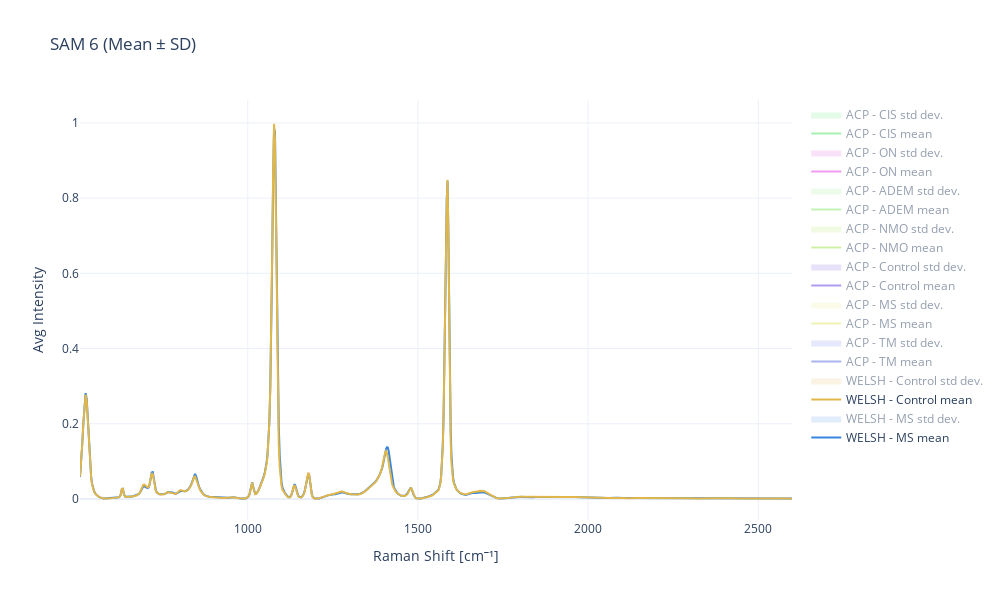

Notebook cell for this chart:
### Code cell
figs[0]

### Figure 1 — Plotly figure (JSON) as saved in the notebook; plotly's stock layout.template omitted (floating-point values rounded to 4 significant figures; data arrays with more than 128 entries replaced by an {"elided": "..."} marker saying what was removed)
{"data": [{"line": {"color": "#3885df"}, "mode": "lines", "name": "WELSH - MS mean", "type": "scatter", "x": {"elided": "920 float values"}, "y": {"elided": "920 float values"}}, {"line": {"width": 0}, "mode": "lines", "showlegend": false, "type": "scatter", "x": {"elided": "920 float values"}, "y": {"elided": "920 float values"}}, {"fill": "tonexty", "fillcolor": "rgba(56, 133, 223, 0.3)", "line": {"width": 0}, "mode": "lines", "name": "WELSH - MS std dev.", "type": "scatter", "visible": "legendonly", "x": {"elided": "920 float values"}, "y": {"elided": "920 float values"}}, {"line": {"color": "#e1b74a"}, "mode": "lines", "name": "WELSH - Control mean", "type": "scatter", "x": {"elided": "920 float values"}, "y": {"elided": "920 float values"}}, {"line": {"width": 0}, "mode": "lines", "showlegend": false, "type": "scatter", "x": {"elided": "920 float values"}, "y": {"elided": "920 float values"}}, {"fill": "tonexty", "fillcolor": "rgba(225, 183, 74, 0.3)", "line": {"width": 0}, "mode": "lines", "name": "WELSH - Control std dev.", "type": "scatter", "visible": "legendonly", "x": {"elided": "920 float values"}, "y": {"elided": "920 float values"}}, {"line": {"color": "#5b69e4"}, "mode": "lines", "name": "ACP - TM mean", "type": "scatter", "visible": "legendonly", "x": {"elided": "920 float values"}, "y": {"elided": "920 float values"}}, {"line": {"width": 0}, "mode": "lines", "showlegend": false, "type": "scatter", "x": {"elided": "920 float values"}, "y": {"elided": "920 float values"}}, {"fill": "tonexty", "fillcolor": "rgba(91, 105, 228, 0.3)", "line": {"width": 0}, "mode": "lines", "name": "ACP - TM std dev.", "type": "scatter", "visible": "legendonly", "x": {"elided": "920 float values"}, "y": {"elided": "920 float values"}}, {"line": {"color": "#dde76d"}, "mode": "lines", "name": "ACP - MS mean", "type": "scatter", "visible": "legendonly", "x": {"elided": "920 float values"}, "y": {"elided": "920 float values"}}, {"line": {"width": 0}, "mode": "lines", "showlegend": false, "type": "scatter", "x": {"elided": "920 float values"}, "y": {"elided": "920 float values"}}, {"fill": "tonexty", "fillcolor": "rgba(221, 231, 109, 0.3)", "line": {"width": 0}, "mode": "lines", "name": "ACP - MS std dev.", "type": "scatter", "visible": "legendonly", "x": {"elided": "920 float values"}, "y": {"elided": "920 float values"}}, {"line": {"color": "#6338df"}, "mode": "lines", "name": "ACP - Control mean", "type": "scatter", "visible": "legendonly", "x": {"elided": "920 float values"}, "y": {"elided": "920 float values"}}, {"line": {"width": 0}, "mode": "lines", "showlegend": false, "type": "scatter", "x": {"elided": "920 float values"}, "y": {"elided": "920 float values"}}, {"fill": "tonexty", "fillcolor": "rgba(99, 56, 223, 0.3)", "line": {"width": 0}, "mode": "lines", "name": "ACP - Control std dev.", "type": "scatter", "visible": "legendonly", "x": {"elided": "920 float values"}, "y": {"elided": "920 float values"}}, {"line": {"color": "#9fe14a"}, "mode": "lines", "name": "ACP - NMO mean", "type": "scatter", "visible": "legendonly", "x": {"elided": "920 float values"}, "y": {"elided": "920 float values"}}, {"line": {"width": 0}, "mode": "lines", "showlegend": false, "type": "scatter", "x": {"elided": "920 float values"}, "y": {"elided": "920 float values"}}, {"fill": "tonexty", "fillcolor": "rgba(159, 225, 74, 0.3)", "line": {"width": 0}, "mode": "lines", "name": "ACP - NMO std dev.", "type": "scatter", "visible": "legendonly", "x": {"elided": "920 float values"}, "y": {"elided": "920 float values"}}, {"line": {"color": "#b05be4"}, "mode": "lines", "name": "ACP - None mean", "type": "scatter", "visible": "legendonly", "x": [], "y": []}, {"line": {"width": 0}, "mode": "lines", "showlegend": false, "type": "scatter", "x": [], "y": []}, {"fill": "tonexty", "fillcolor": "rgba(176, 91, 228, 0.3)", "line": {"width": 0}, "mode": "lines", "name": "ACP - None std dev.", "type": "scatter", "visible": "legendonly", "x": [], "y": []}, {"line": {"color": "#85e76d"}, "mode": "lines", "name": "ACP - ADEM mean", "type": "scatter", "visible": "legendonly", "x": {"elided": "920 float values"}, "y": {"elided": "920 float values"}}, {"line": {"width": 0}, "mode": "lines", "showlegend": false, "type": "scatter", "x": {"elided": "920 float values"}, "y": {"elided": "920 float values"}}, {"fill": "tonexty", "fillcolor": "rgba(133, 231, 109, 0.3)", "line": {"width": 0}, "mode": "lines", "name": "ACP - ADEM std dev.", "type": "scatter", "visible": "legendonly", "x": {"elided": "920 float values"}, "y": {"elided": "920 float values"}}, {"line": {"color": "#db38df"}, "mode": "lines", "name": "ACP - ON mean", "type": "scatter", "visible": "legendonly", "x": {"elided": "920 float values"}, "y": {"elided": "920 float values"}}, {"line": {"width": 0}, "mode": "lines", "showlegend": false, "type": "scatter", "x": {"elided": "920 float values"}, "y": {"elided": "920 float values"}}, {"fill": "tonexty", "fillcolor": "rgba(219, 56, 223, 0.3)", "line": {"width": 0}, "mode": "lines", "name": "ACP - ON std dev.", "type": "scatter", "visible": "legendonly", "x": {"elided": "920 float values"}, "y": {"elided": "920 float values"}}, {"line": {"color": "#4ae162"}, "mode": "lines", "name": "ACP - CIS mean", "type": "scatter", "visible": "legendonly", "x": {"elided": "920 float values"}, "y": {"elided": "920 float values"}}, {"line": {"width": 0}, "mode": "lines", "showlegend": false, "type": "scatter", "x": {"elided": "920 float values"}, "y": {"elided": "920 float values"}}, {"fill": "tonexty", "fillcolor": "rgba(74, 225, 98, 0.3)", "line": {"width": 0}, "mode": "lines", "name": "ACP - CIS std dev.", "type": "scatter", "visible": "legendonly", "x": {"elided": "920 float values"}, "y": {"elided": "920 float values"}}], "layout": {"height": 600, "hovermode": "x unified", "title": {"text": "SAM 6 (Mean ± SD)"}, "width": 1000, "xaxis": {"title": {"text": "Raman Shift [cm⁻¹]"}}, "yaxis": {"title": {"text": "Avg Intensity"}}}}
